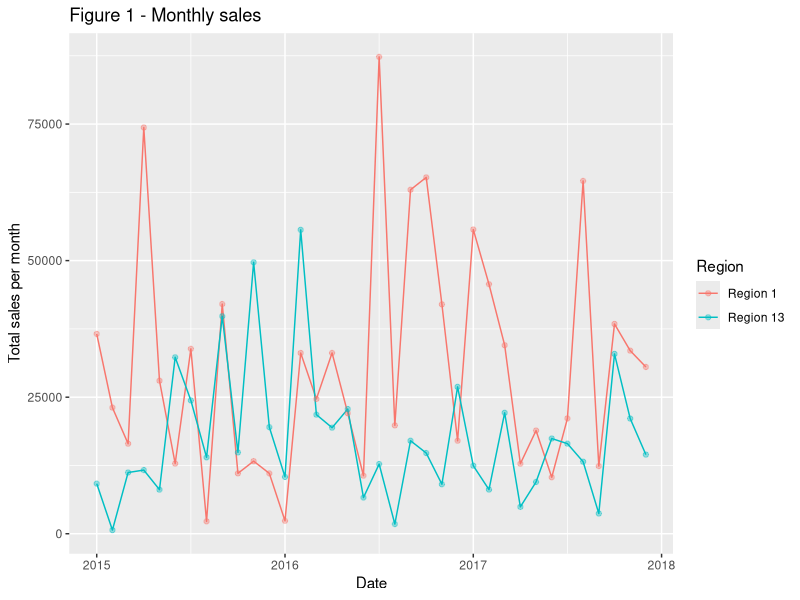

The R script that drew this image:
## ---- chunk 1
knitr::opts_chunk$set(echo = FALSE)
library(tidyverse) #General-purpose data wrangling
library(lubridate) #Eases DateTime manipulation
library(zoo) #for as.Date
library(dplyr) #For grouping and counting the rows per month
library(ggplot2)
library(readr)
library(knitr)

data <- read.csv("storedata.csv")
## ---- chunk 2
q1 <- data %>%
    mutate(Order_Date = as.Date(data$Order_Date, format = "%Y-%m-%d")) %>%
  filter(Order_Date >= as.Date('2017-10-01') & Order_Date <= as.Date('2017-12-31')) %>%
  filter(Region == "Region 1" | Region == "Region 9") %>%
  filter(Customer_Segment == "Corporate" | Customer_Segment == "Consumer") %>% 
  select(Order_Date, Sales, Region) %>%
  group_by(Region, as.yearmon(Order_Date)) %>%
  summarise(Total_Sales = sum(Sales)) 
colnames(q1)[2] <- "Month_Year"
kable(q1, caption = "Table 1")
## ---- chunk 3
q2 <- data %>%
  mutate(Order_Date = as.Date(data$Order_Date, format = "%Y-%m-%d")) %>%
  filter(Order_Date >= as.Date('2015-01-01') & Order_Date <= as.Date('2017-12-31')) %>%
  filter(Region == "Region 1" | Region == "Region 13") %>%
  select(Order_Date, Sales, Region) %>%
  group_by(Region, as.yearmon(Order_Date)) %>%
  summarise(Total_Sales = sum(Sales)) 

colnames(q2)[2] <- "Month_Year"

# Figure 1
ggplot(q2, aes(x=Month_Year, y=Total_Sales, color=Region, fill=Region)) +
  scale_x_continuous() +
  geom_line() + 
  geom_point(alpha=0.4) +
  xlab("Date") + 
  ylab("Total sales per month") + 
  ggtitle("Figure 1 - Monthly sales")
## ---- chunk 4
q3 <- q2 %>% 
  spread(Region, Total_Sales) %>% 
  filter(`Region 13` > `Region 1`) #use `` to make the text not a string, but a evaluatable object
kable(q3, caption = "Table 2")
## ---- chunk 5
q4 <- data %>%
  mutate(Order_Date = as.Date(data$Order_Date, format = "%Y-%m-%d")) %>%
  filter(Order_Date >= as.Date('2017-01-01') & Order_Date <= as.Date('2017-12-31')) %>%
  filter(Region != "Region 3" & Region != "Region 5" & Region != "Region 8") %>% 
  group_by(Customer_Segment, Product_Category) %>% 
  summarise(average_profit = mean(Profit)) %>% 
  arrange(desc(average_profit))

kable(q4, caption = "Table 3")
